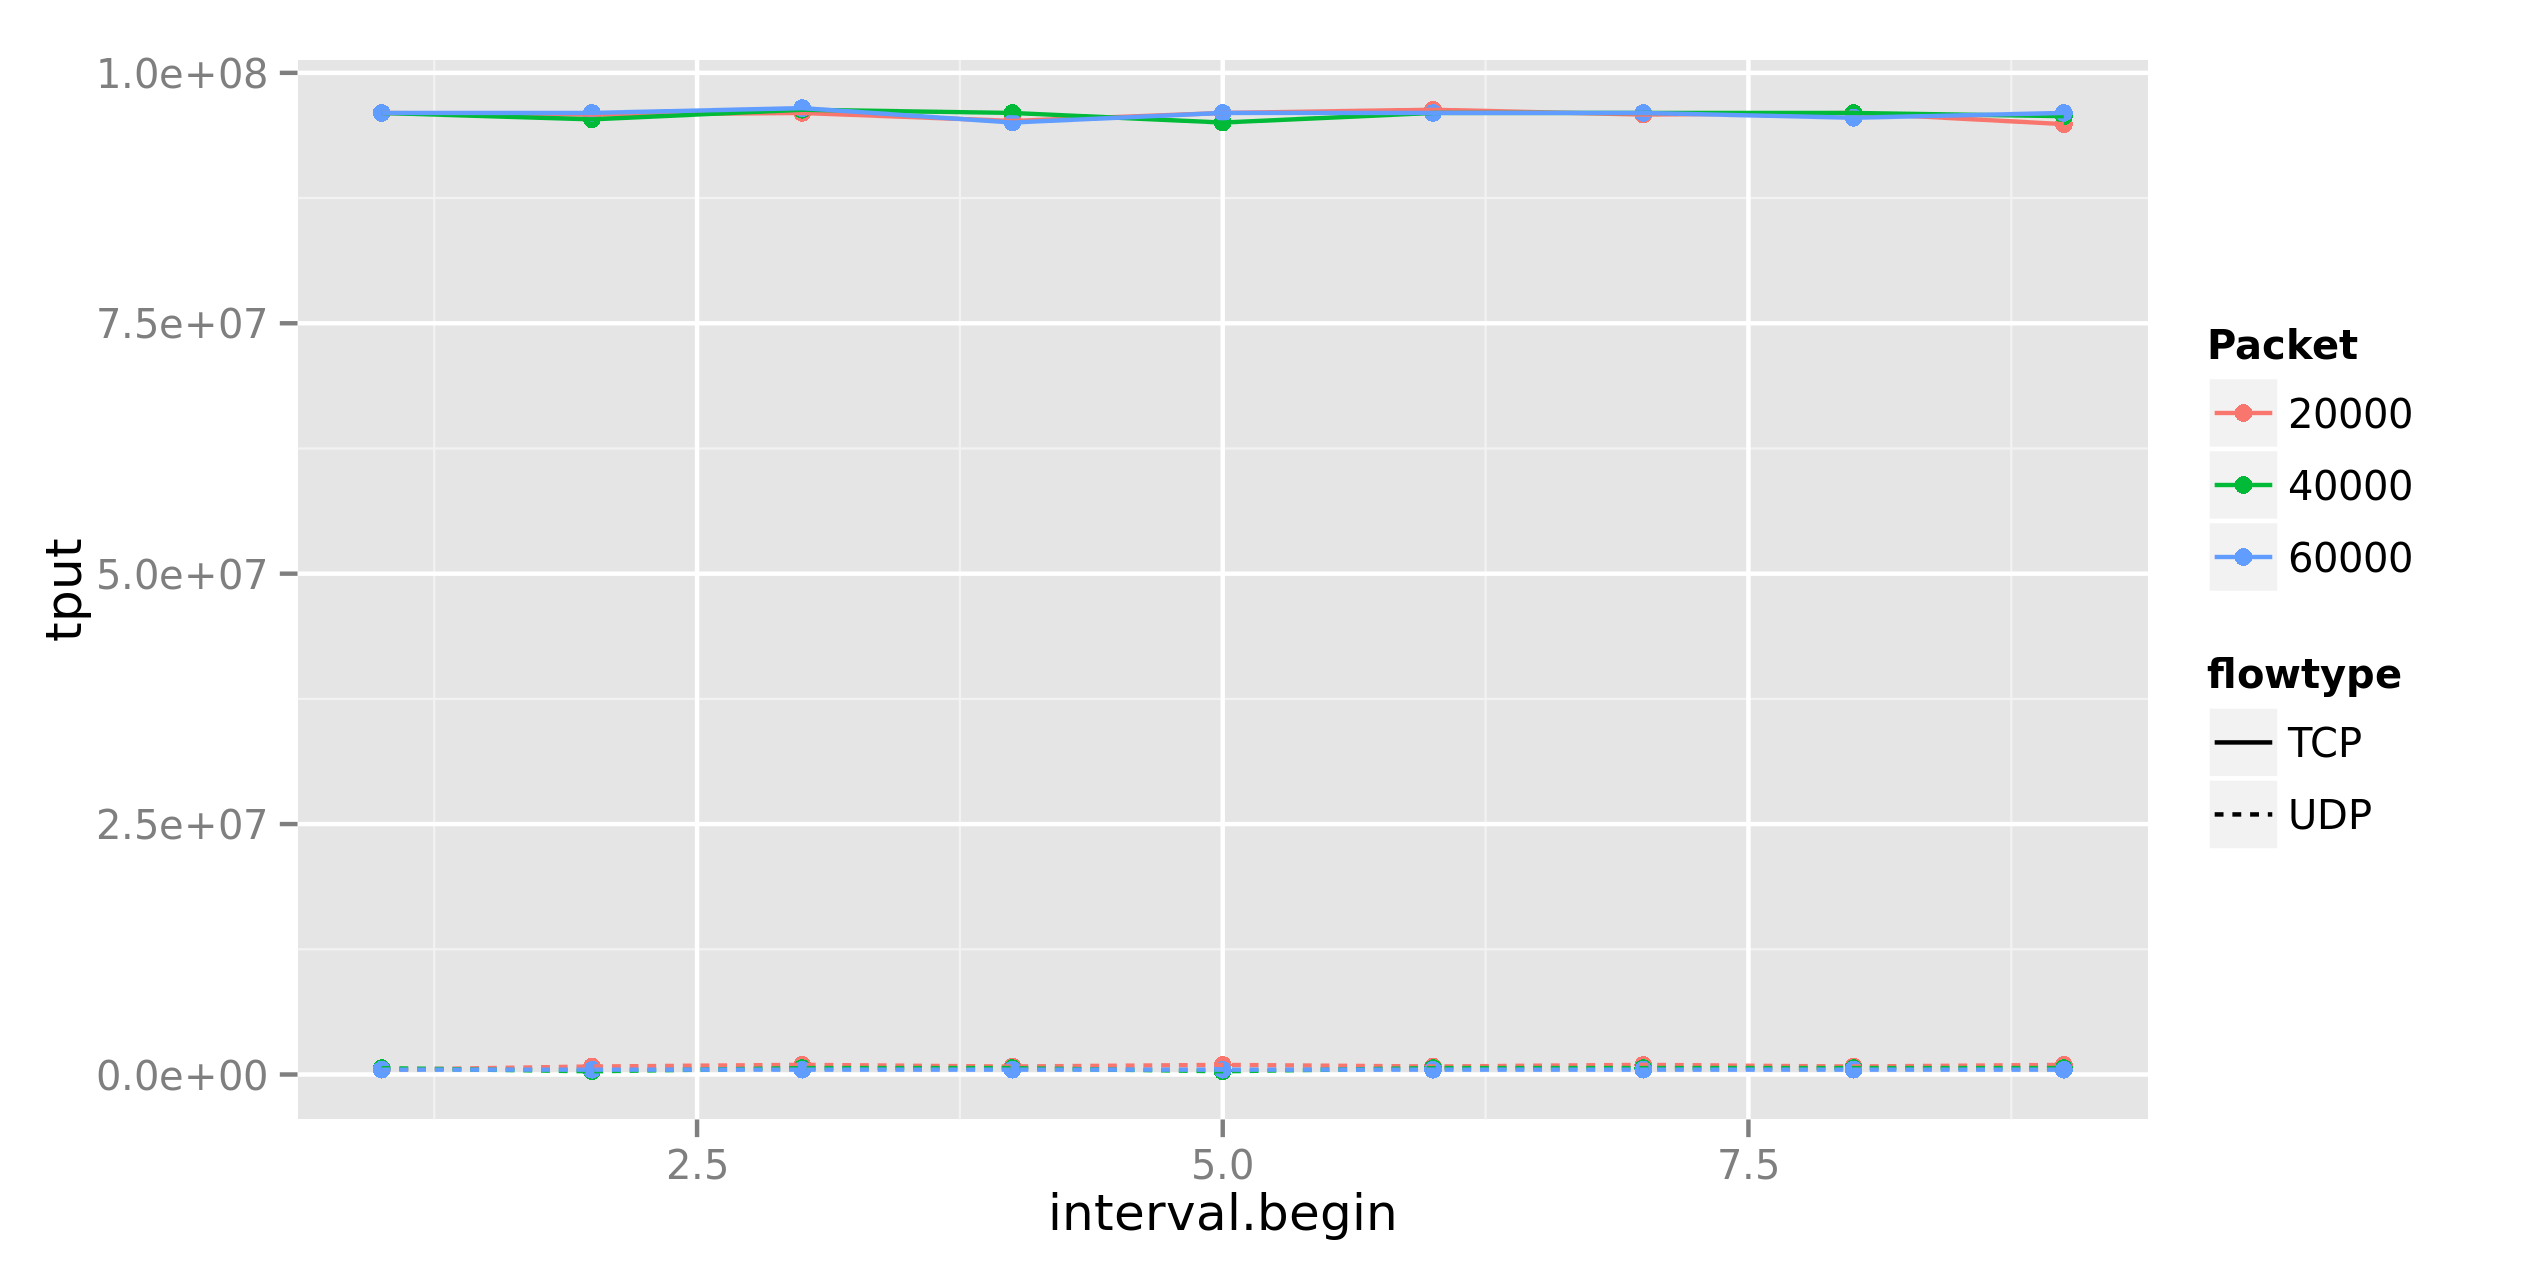

The script that drew this image:
dat2 <- read.csv("el6383-project/Throughput/Throughput_TCP_100M_0ms_20KB.txt")
str(dat2)
cnames <- c("time", "srcip", "srcport", "dstip", 
            "dstport", "id", "interval", "data", 
            "tput")
names(dat2) <- cnames
dat2$Packet <- 20000
dat2$bandwidth <- 100000000
dat2$flowtype <- "TCP"
mean(dat2$tput)
var(dat2$tput)
length(dat2$tput)
range(dat2$tput)
all2 <- dat2



dat2 <- read.csv("el6383-project/Throughput/Throughput_TCP_100M_0ms_40KB.txt")
names(dat2) <- cnames
dat2$Packet <- 40000
dat2$bandwidth <- 100000000
dat2$flowtype <- "TCP"
all2 <- rbind(all2, dat2)


dat2 <- read.csv("el6383-project/Throughput/Throughput_TCP_100M_0ms_60KB.txt")
names(dat2) <- cnames
dat2$Packet <- 60000
dat2$bandwidth <- 100000000
dat2$flowtype <- "TCP"
all2 <- rbind(all2, dat2)


dat2 <- read.csv("el6383-project/Throughput/Throughput_UDP_100M_0ms_20KB.txt")
names(dat2) <- cnames
dat2$Packet <- 20000
dat2$bandwidth <- 100000000
dat2$flowtype <- "UDP"
all2 <- rbind(all2, dat2)


dat2 <- read.csv("el6383-project/Throughput/Throughput_UDP_100M_0ms_40KB.txt")
names(dat2) <- cnames
dat2$Packet <- "40000"
dat2$bandwidth <- 100000000
dat2$flowtype <- "UDP"
all2 <- rbind(all2, dat2)

dat2 <- read.csv("el6383-project/Throughput/Throughput_UDP_100M_0ms_60KB.txt")
names(dat2) <- cnames
dat2$Packet <- 60000
dat2$bandwidth <- 100000000
dat2$flowtype <- "UDP"
all2 <- rbind(all2, dat2)


all2$Packet <- as.factor(all2$Packet)
str(all2)

library(reshape2)
all2 <- transform(all2, interval = colsplit(interval,"-", names = c('begin', 'end')))
all2$interval.begin <- all2$interval$begin
all2$interval.end <- all2$interval$end
all2$interval <- NULL
all2$interval.begin
all2$interval.end 
totals  <- all2[all2$interval.begin<=1 & all2$interval.end>=10,]
details <- all2[!(all2$interval.begin<=1 & all2$interval.end>=10),]
library(ggplot2)
q2 <- ggplot(details)
q2 <- q2 + geom_point(aes(x=interval.begin, y=tput))
q2
q2 <- ggplot(details)
q2 <- q2 + geom_point(aes(x=interval.begin, y=tput, colour=Packet))
q2
q2 <- ggplot(details)
q2 <- q2 + geom_point(aes(x=interval.begin, y=tput, colour=Packet))
q2 <- q2 + geom_line(aes(x=interval.begin, y=tput, colour=Packet, linetype=flowtype))
q2
ggsave("tcp_udp_plot1.png", plot=q2)
